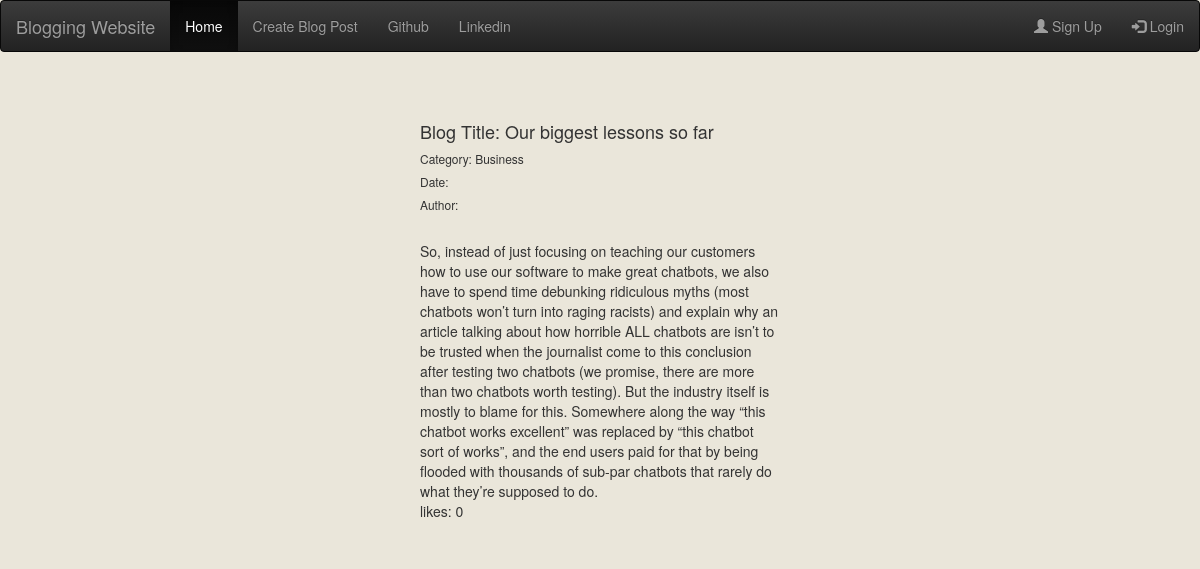
The app's page /post/2/ with its own data.
### blog/models.py (models this page shows, shortened)
class Post(models.Model):
    postAuthor = CurrentUserField()
    title = models.CharField(max_length = 150)
    category = models.CharField(max_length = 150)
    postContent = models.TextField()
    postCreatedDate = models.DateTimeField(default = timezone.now)
    postLikes = models.IntegerField(default = 0)

### blog/views.py (the view)
# urls.py: path('post/<int:post_id>/', views.postDetail, name='postDetail'),
def postDetail(request, post_id):
    post = get_object_or_404(Post, pk = post_id)
    return render (request, 'blog/post_detail.html', {'post': post})

### blog/templates/blog/post_detail.html (shortened to what this page needs)
{% include 'blog/base.html' %}
<div class = "container" >
  <div class = "row">
      <div class = "col-md-4"> </div>
      <div class = "col-md-4">
        <h4> Blog Title: {{ post.title }} </h4>
        <h6> Category: {{ post.category }}</h6>
        <h6> Date: {{ post.publishedDate }}
        <h6> Author: {{ post.postAuthor }}</h6>
        <br>
          {{ post.postContent }}
        <br>
        likes:  {{ post.postLikes }}
        <br>
        <br>
      </div>
  </div>
</div>

### blog/static/css/blog.css (style rules this page uses)
body { background-color: #EAE6DA; }

### records on screen
Post: title "Our biggest lessons so far", category "Business", postContent "So, instead of just focusing on teaching our customers how to use our software to make great chatbots, we also have to spend time debunking ridiculous myths (most chatbots won’t turn into raging racists) and explain why an article talking about how horrible ALL chatbots are isn’t to be trusted when the journalist come to this conclusion after testing two chatbots (we promise, there are more than two chatbots worth testing). But the industry itself is mostly to blame for this. Somewhere along the way “this chatbot works excellent” was replaced by “this chatbot sort of works”, and the end users paid for that by being flooded with thousands of sub-par chatbots that rarely do what they’re…", postLikes "0"
